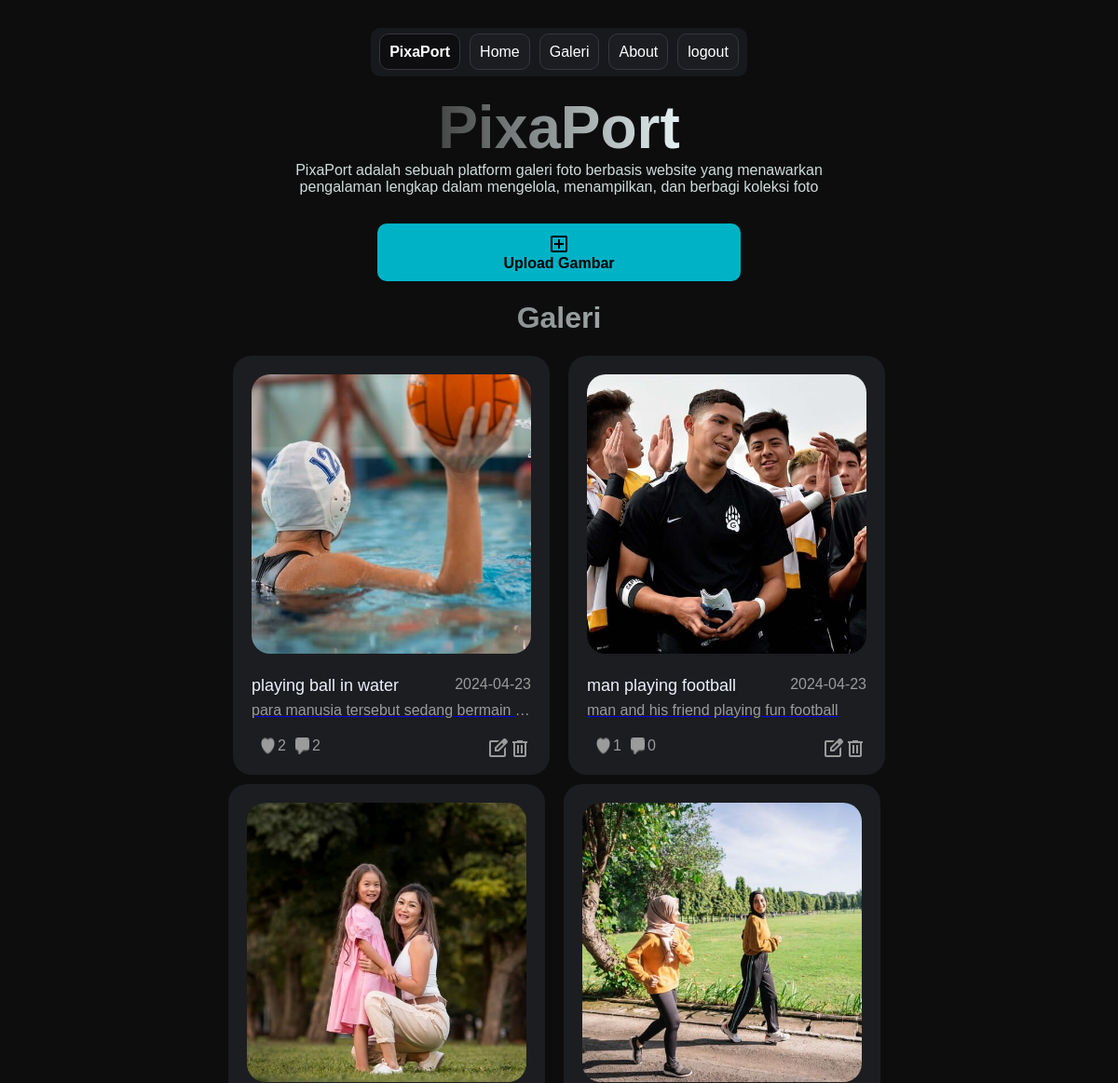
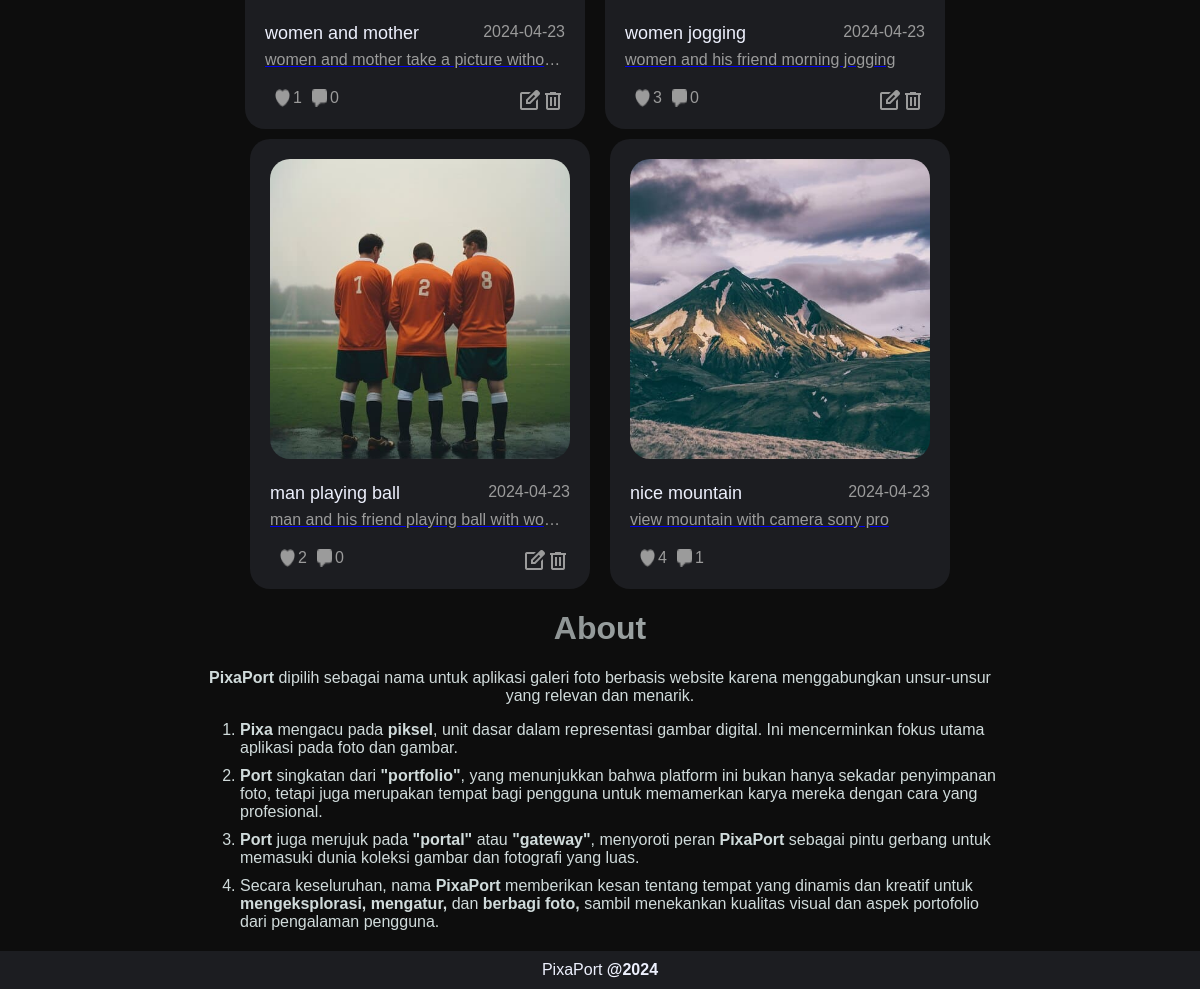
/index.php (signed in), run on the app's committed database (2 pictures, top to bottom).
### tables this page shows
CREATE TABLE `foto` (
  `foto_id` int(11) NOT NULL,
  `judul_foto` varchar(255) NOT NULL,
  `deskripsi_foto` text NOT NULL,
  `tanggal_unggah` date NOT NULL DEFAULT current_timestamp(),
  `lokasi_file` varchar(255) NOT NULL,
  `user_id` int(11) NOT NULL
);

### function.php (called while the page is built, shortened)
<?php
$conn = mysqli_connect("localhost", "root", "", "ujikom_frel");
function query($query) {
	global $conn;
	$result = mysqli_query($conn, $query);
	$rows = [];
	while( $row = mysqli_fetch_assoc($result) ) {
		$rows[] = $row;
	}
	return $rows;
}
function jumlah_like($foto_id){
    global $conn;
    $q = mysqli_query($conn, "SELECT COUNT(*) AS jumlah_like FROM like_foto WHERE foto_id = $foto_id");
    $row = mysqli_fetch_assoc($q);
    return $row['jumlah_like'];
}
?>

### index.php (the view, shortened to what this page needs)
<?php
require 'function.php';
$foto = query("SELECT * FROM foto");
function jumlah_komen($foto_id)
{
    global $conn;
    $r = mysqli_query($conn, "SELECT COUNT(*) AS jumlah_komen FROM komentar_foto WHERE foto_id = $foto_id");
    $row = mysqli_fetch_assoc($r);
    return $row['jumlah_komen'];
}
function likeafter($foto_id) {
    global $conn;
    $user_id = $_SESSION["user_id"];
    $query = mysqli_query($conn, "SELECT * FROM like_foto WHERE foto_id = $foto_id AND user_id = $user_id");
    return mysqli_num_rows($query) > 0;
}
?>
<!DOCTYPE html>
<html lang="en">
<head>
    <link rel="stylesheet" href="style.css">
</head>
<body>
    <div class="nav">
        <nav>
            <div class="logo"><a href="index.php">PixaPort</a></div>
            <div class="home"><a href="#home">Home</a></div>
            <div class="galeri"><a href="#galeri">Galeri</a></div>
            <div class="about"><a href="#about">About</a></div>
            <div class="logout"><a href="logout.php">logout</a></div>
        </nav>
    </div>
    <div class="head">
        <div class="title">
            <label for="">PixaPort</label>
        </div>
        <div class="dekstitle">
            <label for="">PixaPort adalah sebuah platform galeri foto berbasis website yang menawarkan pengalaman lengkap dalam mengelola, menampilkan, dan berbagi koleksi foto</label>
        </div>
    </div>
    <div class="upload">
        <a href="tambah.php">
        <span class="material-symbols-outlined">add_box</span>
        <label for="">Upload Gambar</label>
        </a>
    </div>
    <div class="galeri">
        <h1>Galeri</h1>
    </div>
    <div class="bgfoto">
    <?php foreach ($foto as $row) : ?>
        <a href="preview.php?id=<?= $row["foto_id"]; ?>">
            <div class="foto">
                <div class="img">
                    <img src="img/<?= $row["lokasi_file"]; ?>" width="50" height="auto">
                </div>
                <div class="bgcaption">
                    <div class="judul"><label for="judul"><?= $row["judul_foto"]; ?></label></div>
                    <div class="tanggal"><label for="tanggal"><?= $row["tanggal_unggah"]; ?></label></div><br>
                    <div class="deskripsi"><label for="deskripsi"><?= $row["deskripsi_foto"]; ?></label></div>
                </div>
                <div class="likeedit">
                    <div class="like">
                    <a href="like.php?foto_id=<?= $row['foto_id'] ?>">
                        <?php if (likeafter($row['foto_id'])) : ?>
                            <img src="img/like_after.png" alt="">
                        <?php else : ?>
                            <img src="img/like_before.png" alt="">
                        <?php endif; ?>
                        <?= jumlah_like($row['foto_id']) ?>
                    </a>
                        <a href="preview.php?id=<?= $row["foto_id"]; ?>"><img src="img/komen.png" alt=""><?= jumlah_komen($row['foto_id']) ?></a>
                    </div>
                    <?php if ($_SESSION["user_id"] == $row["user_id"]) : ?>
                    <div class="edit">
                        <a onclick="return confirm('Benernih Mau Di Hapus?')" href="hapus.php?foto_id=<?= $row['foto_id'] ?>"><span class="material-symbols-outlined">delete</span></a>
                        <a href="edit.php?id=<?= $row["foto_id"]; ?>"><span class="material-symbols-outlined">edit_square</span></a></div>
                    <?php endif; ?>
                </div>
            </div>
        </a>
</body>
    <?php endforeach; ?>
<div class="footer">
    <div class="about"><h1>About</h1></div>
    <div class="isiabout">
        <div class="titleabout">
            <label for=""><b>PixaPort</b> dipilih sebagai nama untuk aplikasi galeri foto berbasis website karena menggabungkan unsur-unsur yang relevan dan menarik.</label>
        </div>
        <ol>
            <li><b>Pixa</b> mengacu pada <b>piksel</b>, unit dasar dalam representasi gambar digital. Ini mencerminkan fokus utama aplikasi pada foto dan gambar.</li>
            <li><b>Port</b> singkatan dari <b>"portfolio"</b>, yang menunjukkan bahwa platform ini bukan hanya sekadar penyimpanan foto, tetapi juga merupakan tempat bagi pengguna untuk memamerkan karya mereka dengan cara yang profesional.</li>
            <li><b>Port</b> juga merujuk pada <b>"portal"</b> atau <b>"gateway"</b>, menyoroti peran <b>PixaPort</b> sebagai pintu gerbang untuk memasuki dunia koleksi gambar dan fotografi yang luas.</li>
            <li>Secara keseluruhan, nama <b>PixaPort</b> memberikan kesan tentang tempat yang dinamis dan kreatif untuk <b>mengeksplorasi, mengatur,</b> dan <b>berbagi foto,</b> sambil menekankan kualitas visual dan aspek portofolio dari pengalaman pengguna.</li>
        </ol>
    </div>
</div>
<footer>
    <div class="copyright">
        PixaPort
        <label for="">@2024</label>
    </div>
</footer>

### style.css (style rules this page uses)
html { scroll-behavior: smooth; }
body { margin: auto; padding-right: 100px; padding-left: 100px; font-family: "Catamaran", sans-serif; background-color: #0d0d0d; }
.nav { position: fixed; top: 30px; width: max-content; left: 0; right: 0; margin-left: auto; margin-right: auto; }
.nav nav { display: flex; gap: 10px; background-color: rgba(28, 29, 33, 0.8); justify-content: center; width: fit-content; border-radius: 10px; padding: 17px; width: 370px; }
.nav nav .logo a { background-color: #0E0E11; font-weight: 700; }
.nav nav a { padding: 10px; color: #fff; text-decoration: none; background-color: #1C1D21; border-radius: 10px; border: 0.5px #36373f solid; }
.title { text-align: center; margin-top: 100px; font-weight: 700; }
.title label { font-size: 64px; background: linear-gradient(to right, #454545, #E5F2F2); -webkit-background-clip: text; -webkit-text-fill-color: transparent; }
.dekstitle { margin: auto; text-align: center; width: 600px; }
.dekstitle label { color: #d0dbdb; }
.upload { text-align: center; margin: auto; margin-top: 30px; }
.upload a { display: grid; background-color: #00B2C6; width: 370px; margin: 0 auto; color: #000000; text-decoration: none; padding: 10px; border-radius: 10px; font-weight: 900; transition: all 0.1s ease-in-out; cursor: pointer; }
.galeri { text-align: center; }
.galeri h1 { background: linear-gradient(to right, #454545, #E5F2F2); -webkit-background-clip: text; -webkit-text-fill-color: transparent; }
.bgfoto { justify-content: center; width: fit-content; display: flex; flex-wrap: wrap; gap: 10px; }
.foto { width: 300px; height: 410px; object-fit: cover; padding: 20px; background-color: #1C1D21; border-radius: 20px; }
.foto .img img { width: 300px; height: 300px; border-radius: 20px; object-fit: cover; }
.bgcaption { margin-top: 20px; }
.judul { float: left; max-width: 200px; overflow: hidden; white-space: nowrap; text-overflow: ellipsis; font-size: 18px; color: #EDF0FD; }
.tanggal { float: right; color: #9B9B9B; }
.deskripsi { text-decoration: none; width: 300px; overflow: hidden; white-space: nowrap; text-overflow: ellipsis; color: #9B9B9B; margin-top: 10px; }
.likeedit .like a { float: left; margin-top: 20px; color: #9B9B9B; text-decoration: none; margin-right: 10px; display: flex; }
.likeedit .edit a { text-decoration: none; color: #9B9B9B; float: right; margin-top: 20px; }
.likeedit a img { width: 15px; margin-right: 3px; }
.about { text-align: center; }
.about h1 { background: linear-gradient(to right, #454545, #E5F2F2); -webkit-background-clip: text; -webkit-text-fill-color: transparent; }
.isiabout { margin: auto; width: 800px; color: #d0dbdb; margin-bottom: 20px; }
.titleabout { text-align: center; }
.isiabout ol li { margin-bottom: 10px; }
footer { position: absolute; left: 0; width: 100%; }
.copyright { position: relative; text-align: center; color: #EDF0FD; width: 100%; background-color: #1C1D21; padding-top: 10px; padding-bottom: 10px; }
.copyright label { font-weight: 700; }

### data on the page
foto: lokasi_file (picture), judul_foto "playing ball in water", tanggal_unggah "2024-04-23", deskripsi_foto "para manusia tersebut sedang bermain…", foto_id "2"
foto: lokasi_file (picture), judul_foto "man playing football", tanggal_unggah "2024-04-23", deskripsi_foto "man and his friend playing fun football", foto_id "1", foto_id "0"
foto: lokasi_file (picture), judul_foto "women and mother", tanggal_unggah "2024-04-23", deskripsi_foto "women and mother take a picture witho…", foto_id "1", foto_id "0"
foto: lokasi_file (picture), judul_foto "women jogging", tanggal_unggah "2024-04-23", deskripsi_foto "women and his friend morning jogging", foto_id "3", foto_id "0"
foto: lokasi_file (picture), judul_foto "man playing ball", tanggal_unggah "2024-04-23", deskripsi_foto "man and his friend playing ball with wo…", foto_id "2", foto_id "0"
foto: lokasi_file (picture), judul_foto "nice mountain", tanggal_unggah "2024-04-23", deskripsi_foto "view mountain with camera sony pro", foto_id "4", foto_id "1"
